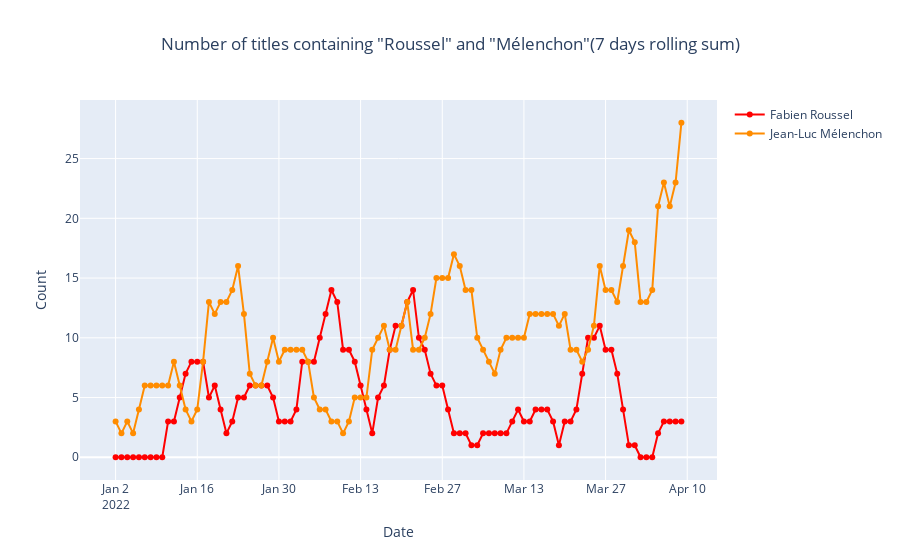

This figure's notebook cell:
### Markdown cell above
##### We notice an irregular curve that could be explained by controversies during the campaign
##### By navigating through the posts at each time, I will try to find what happened on each peaks :
##### Around 10th of January :
#####
#####
##### Around 1st of February :
#####
##### https://www.reddit.com/r/france/comments/skbpy8/pour_la_premi%C3%A8re_fois_dans_le_barom%C3%A8tre/
##### Around 15th of February :
##### https://www.reddit.com/r/france/comments/st1117/fabien_roussel_jen_ai_marre_dans_les_grandes/
#####

### Code cell
# rs_df_01_04.plot(x='date', y='Roussel', title = "Nombre de titres contenant le nom des candidats - Roulement sur 7 jours", markers = True)
import plotly.graph_objects as go
fig = go.Figure()
fig.add_trace(go.Scatter(x=rs_df_01_04['date'], y=rs_df_01_04['Roussel']
                         ,name = "Fabien Roussel"
                        ,line = dict(color='red', width=2)
                        ,mode='lines+markers'))
fig.add_trace(go.Scatter(x=rs_df_01_04['date'], y=rs_df_01_04['Melenchon']
                         ,name = "Jean-Luc Mélenchon"
                        ,line = dict(color='darkorange', width=2)
                        ,mode='lines+markers'))
fig.update_layout(title_text='Number of titles containing "Roussel" and "Mélenchon"(7 days rolling sum)', title_x=0.5,
                    xaxis_title="Date",
                    yaxis_title="Count")
fig.show()

### Figure 1 — Plotly figure (JSON) as saved in the notebook; plotly's stock layout.template omitted (floating-point values rounded to 4 significant figures)
{"data": [{"line": {"color": "red", "width": 2}, "mode": "lines+markers", "name": "Fabien Roussel", "type": "scatter", "x": ["2022-01-02", "2022-01-03", "2022-01-04", "2022-01-05", "2022-01-06", "2022-01-07", "2022-01-08", "2022-01-09", "2022-01-10", "2022-01-11", "2022-01-12", "2022-01-13", "2022-01-14", "2022-01-15", "2022-01-16", "2022-01-17", "2022-01-18", "2022-01-19", "2022-01-20", "2022-01-21", "2022-01-22", "2022-01-23", "2022-01-24", "2022-01-25", "2022-01-26", "2022-01-27", "2022-01-28", "2022-01-29", "2022-01-30", "2022-01-31", "2022-02-01", "2022-02-02", "2022-02-03", "2022-02-04", "2022-02-05", "2022-02-06", "2022-02-07", "2022-02-08", "2022-02-09", "2022-02-10", "2022-02-11", "2022-02-12", "2022-02-13", "2022-02-14", "2022-02-15", "2022-02-16", "2022-02-17", "2022-02-18", "2022-02-19", "2022-02-20", "2022-02-21", "2022-02-22", "2022-02-23", "2022-02-24", "2022-02-25", "2022-02-26", "2022-02-27", "2022-02-28", "2022-03-01", "2022-03-02", "2022-03-03", "2022-03-04", "2022-03-05", "2022-03-06", "2022-03-07", "2022-03-08", "2022-03-09", "2022-03-10", "2022-03-11", "2022-03-12", "2022-03-13", "2022-03-14", "2022-03-15", "2022-03-16", "2022-03-17", "2022-03-18", "2022-03-19", "2022-03-20", "2022-03-21", "2022-03-22", "2022-03-23", "2022-03-24", "2022-03-25", "2022-03-26", "2022-03-27", "2022-03-28", "2022-03-29", "2022-03-30", "2022-03-31", "2022-04-01", "2022-04-02", "2022-04-03", "2022-04-04", "2022-04-05", "2022-04-06", "2022-04-07", "2022-04-08", "2022-04-09"], "y": [0, 0, 0, 0, 0, 0, 0, 0, 0, 3, 3, 5, 7, 8, 8, 8, 5, 6, 4, 2, 3, 5, 5, 6, 6, 6, 6, 5, 3, 3, 3, 4, 8, 8, 8, 10, 12, 14, 13, 9, 9, 8, 6, 4, 2, 5, 6, 9, 11, 11, 13, 14, 10, 9, 7, 6, 6, 4, 2, 2, 2, 1, 1, 2, 2, 2, 2, 2, 3, 4, 3, 3, 4, 4, 4, 3, 1, 3, 3, 4, 7, 10, 10, 11, 9, 9, 7, 4, 1, 1, 0, 0, 0, 2, 3, 3, 3, 3]}, {"line": {"color": "darkorange", "width": 2}, "mode": "lines+markers", "name": "Jean-Luc Mélenchon", "type": "scatter", "x": ["2022-01-02", "2022-01-03", "2022-01-04", "2022-01-05", "2022-01-06", "2022-01-07", "2022-01-08", "2022-01-09", "2022-01-10", "2022-01-11", "2022-01-12", "2022-01-13", "2022-01-14", "2022-01-15", "2022-01-16", "2022-01-17", "2022-01-18", "2022-01-19", "2022-01-20", "2022-01-21", "2022-01-22", "2022-01-23", "2022-01-24", "2022-01-25", "2022-01-26", "2022-01-27", "2022-01-28", "2022-01-29", "2022-01-30", "2022-01-31", "2022-02-01", "2022-02-02", "2022-02-03", "2022-02-04", "2022-02-05", "2022-02-06", "2022-02-07", "2022-02-08", "2022-02-09", "2022-02-10", "2022-02-11", "2022-02-12", "2022-02-13", "2022-02-14", "2022-02-15", "2022-02-16", "2022-02-17", "2022-02-18", "2022-02-19", "2022-02-20", "2022-02-21", "2022-02-22", "2022-02-23", "2022-02-24", "2022-02-25", "2022-02-26", "2022-02-27", "2022-02-28", "2022-03-01", "2022-03-02", "2022-03-03", "2022-03-04", "2022-03-05", "2022-03-06", "2022-03-07", "2022-03-08", "2022-03-09", "2022-03-10", "2022-03-11", "2022-03-12", "2022-03-13", "2022-03-14", "2022-03-15", "2022-03-16", "2022-03-17", "2022-03-18", "2022-03-19", "2022-03-20", "2022-03-21", "2022-03-22", "2022-03-23", "2022-03-24", "2022-03-25", "2022-03-26", "2022-03-27", "2022-03-28", "2022-03-29", "2022-03-30", "2022-03-31", "2022-04-01", "2022-04-02", "2022-04-03", "2022-04-04", "2022-04-05", "2022-04-06", "2022-04-07", "2022-04-08", "2022-04-09"], "y": [3, 2, 3, 2, 4, 6, 6, 6, 6, 6, 8, 6, 4, 3, 4, 8, 13, 12, 13, 13, 14, 16, 12, 7, 6, 6, 8, 10, 8, 9, 9, 9, 9, 8, 5, 4, 4, 3, 3, 2, 3, 5, 5, 5, 9, 10, 11, 9, 9, 11, 13, 9, 9, 10, 12, 15, 15, 15, 17, 16, 14, 14, 10, 9, 8, 7, 9, 10, 10, 10, 10, 12, 12, 12, 12, 12, 11, 12, 9, 9, 8, 9, 11, 16, 14, 14, 13, 16, 19, 18, 13, 13, 14, 21, 23, 21, 23, 28]}], "layout": {"title": {"text": "Number of titles containing \"Roussel\" and \"Mélenchon\"(7 days rolling sum)", "x": 0.5}, "xaxis": {"title": {"text": "Date"}}, "yaxis": {"title": {"text": "Count"}}}}
